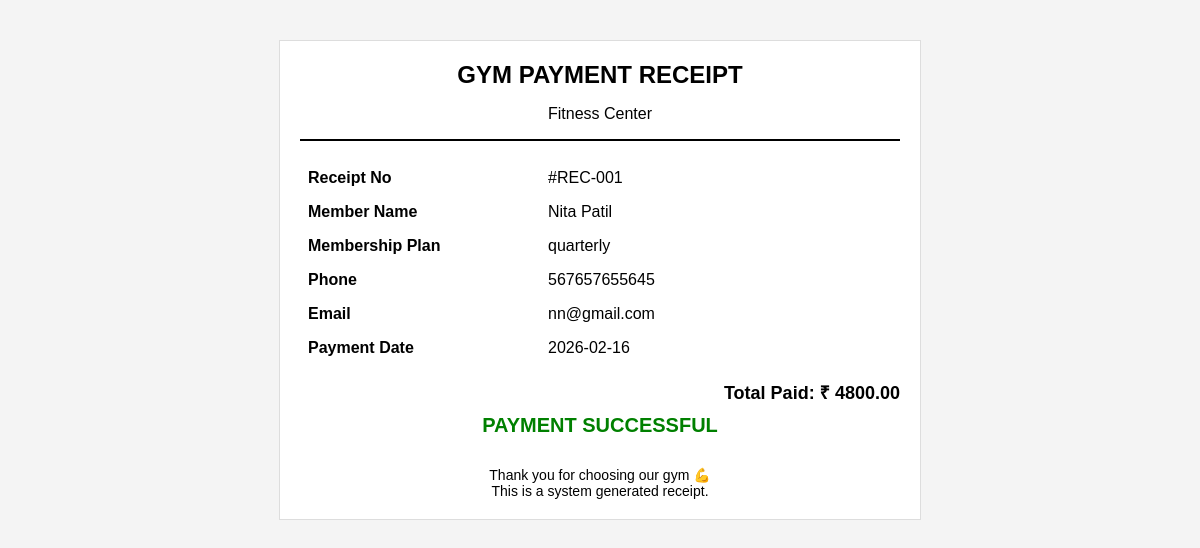
The page /panel/admin/reciept.php?id=1 on the database its author committed.
### tables this page shows
CREATE TABLE `members` (
  `id` int(11) NOT NULL,
  `name` varchar(100) NOT NULL,
  `plan_id` int(11) NOT NULL,
  `price` decimal(10,2) NOT NULL,
  `phone` varchar(15) NOT NULL,
  `email` varchar(150) NOT NULL,
  `address` text DEFAULT NULL,
  `photo` varchar(500) NOT NULL,
  `status` tinyint(1) DEFAULT 1 COMMENT '1 = Active, 0 = Inactive',
  `payment_mode` varchar(100) NOT NULL,
  `date` date DEFAULT NULL,
  `exp_date` date DEFAULT NULL,
  `delete_status` tinyint(4) NOT NULL,
  `created_at` timestamp NOT NULL DEFAULT current_timestamp(),
  `updated_at` timestamp NOT NULL DEFAULT current_timestamp() ON UPDATE current_timestamp()
);

CREATE TABLE `plans` (
  `id` int(11) NOT NULL,
  `name` varchar(100) NOT NULL,
  `plan_type` enum('monthly','quarterly','yearly') NOT NULL,
  `duration` int(11) NOT NULL COMMENT 'Duration in months',
  `price` decimal(10,2) NOT NULL,
  `status` tinyint(1) DEFAULT 1 COMMENT '1 = Active, 0 = Inactive',
  `created_at` timestamp NOT NULL DEFAULT current_timestamp(),
  `updated_at` timestamp NOT NULL DEFAULT current_timestamp() ON UPDATE current_timestamp(),
  `delete_status` tinyint(4) NOT NULL
);

### panel/admin/reciept.php (the view, shortened to what this page needs)
<?php
include '../assets/constant/config.php';
$stmt = $pdo->prepare(" SELECT * FROM `members` WHERE id = ? ");
$stmt->execute([$_GET['id']]);
$row = $stmt->fetch();
?>
<!DOCTYPE html>
<html lang="en">
<head>
</head>
<body>
<div class="receipt">
  <div class="receipt-header">
    <h2>GYM PAYMENT RECEIPT</h2>
    <p>Fitness Center</p>
  </div>
  <table class="details">
    <tr>
      <td>Receipt No</td>
      <td>#REC-00<?php echo $row['id'];  ?></td>
    </tr>
    <tr>
      <td>Member Name</td>
      <td><?php echo $row['name'];  ?></td>
    </tr>
    <tr>
      <td>Membership Plan</td>
      <td><?php
        $stmtt = $pdo->prepare(" SELECT * FROM `plans` WHERE id = ? ");
        $stmtt->execute([$row['plan_id']]);
        $rowt = $stmtt->fetch();
       echo $rowt['plan_type'];  ?></td>
    </tr>
    <tr>
      <td>Phone</td>
      <td><?php echo $row['phone'];  ?></td>
    </tr>
    <tr>
      <td>Email</td>
      <td><?php echo $row['email'];  ?></td>
    </tr>
    <tr>
      <td>Payment Date</td>
      <td><?php echo $row['date'];  ?></td>
    </tr>
  </table>
  <div class="total">
    Total Paid: ₹ <?php echo $row['price'];  ?>
  </div>
  <div class="paid">
    PAYMENT SUCCESSFUL
  </div>
  <div class="footer">
    Thank you for choosing our gym 💪<br>
    This is a system generated receipt.
  </div>
</div>
</body>
</html>

### panel/admin/reciept.php (style rules this page uses)
body { font-family: Arial, sans-serif; background: #f4f4f4; }
.receipt { max-width: 600px; margin: 40px auto; background: #fff; padding: 20px; border: 1px solid #ddd; }
.receipt-header { text-align: center; border-bottom: 2px solid #000; margin-bottom: 20px; }
.receipt-header h2 { margin: 0; }
.details { width: 100%; border-collapse: collapse; }
.details td { padding: 8px; }
.details tr td:first-child { font-weight: bold; width: 40%; }
.total { text-align: right; font-size: 18px; font-weight: bold; margin-top: 15px; }
.footer { text-align: center; margin-top: 30px; font-size: 14px; }
.paid { color: green; font-weight: bold; font-size: 20px; text-align: center; margin-top: 10px; }

### rows shown on the page
members: id "1", name "Nita Patil", phone "567657655645", email "nn@gmail.com", date "2026-02-16", price "4800.00"
plans: plan_type "quarterly"
